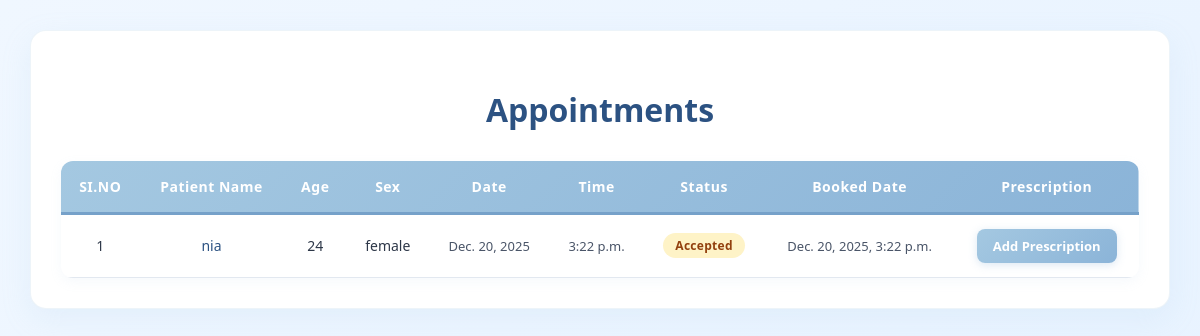
The app's page /Appointmentsbooked (signed in) with its own data.
### RenalGuideApp/models.py (models this page shows)
class AppointmentTable(models.Model):
    date=models.DateField(null=True,blank=True)
    time=models.TimeField(null=True,blank=True)
    DOCTORID = models.ForeignKey(DoctorTable, on_delete=models.CASCADE, null=True, blank=True)
    PATIENTID=models.ForeignKey(PatientTable,on_delete=models.CASCADE, null=True,blank=True)
    bookingdate = models.DateTimeField(auto_now_add=True, blank=True, null=True)
    status = models.CharField(max_length=100, null=True, blank=True)

class PatientTable(models.Model):
    name=models.CharField(max_length=30,null=True,blank=True)
    age=models.IntegerField(null=True,blank=True)
    sex=models.CharField(max_length=30,null=True,blank=True)
    bloodgroup=models.CharField(max_length=30,null=True,blank=True)
    diagnosis=models.CharField(max_length=30,null=True,blank=True)
    CARETAKERID=models.ForeignKey(CaretakerTable,on_delete=models.CASCADE, null=True,blank=True)

### RenalGuideApp/views.py (the view)
# urls.py: path('Appointmentsbooked', Appointmentsbooked.as_view(), name="Appointmentsbooked"),
class Appointmentsbooked(View):
    def get(self, request):
        c=AppointmentTable.objects.filter(DOCTORID__LOGINID__id = request.session['user_id'])
        return render(request, 'doctor/Appointmentsbooked.html', {'appoinment':c})

### templates/doctor/Appointmentsbooked.html (shortened to what this page needs)
<!DOCTYPE html>
<html lang="en">
<head>
</head>
<body>
    <div class="container">
        <h2>Appointments</h2>
        <table>
            <thead>
                <tr>
                    <th>SI.NO</th>
                    <th>Patient Name</th>
                    <th>Age</th>
                    <th>Sex</th>
                    <th>Date</th>
                    <th>Time</th>
                    <th>Status</th>
                    <th>Booked Date</th>
                    <th>Prescription</th>
                </tr>
            </thead>
            <tbody>
                {% for i in appoinment %}
                <tr>
                    <td data-label="SI.NO">{{ forloop.counter }}</td>
                    <td data-label="Patient Name" class="patient-info">{{ i.PATIENTID.name }}</td>
                    <td data-label="Age">{{ i.PATIENTID.age }}</td>
                    <td data-label="Sex">{{ i.PATIENTID.sex }}</td>
                    <td data-label="Date" class="date-time">{{ i.date }}</td>
                    <td data-label="Time" class="date-time">{{ i.time }}</td>
                    <td data-label="Status">
                        <span class="status">{{ i.status }}</span>
                    </td>
                    <td data-label="Booked Date" class="date-time">{{ i.bookingdate }}</td>
                    <td data-label="Prescription">
                        <a href="/Addprescription/{{i.id}}" class="add-prescription">Add Prescription</a>
                    </td>
                </tr>
                {% endfor %}
            </tbody>
        </table>
    </div>
</body>
</html>

### templates/doctor/Appointmentsbooked.html (style rules this page uses)
body { font-family: 'Segoe UI', Tahoma, sans-serif; background: linear-gradient(135deg, #f0f7ff 0%, #e6f2ff 100%); margin: 0; padding: 30px; min-height: 100vh; }
.container { max-width: 1200px; margin: auto; background-color: #ffffff; padding: 30px; border-radius: 16px; box-shadow: 0 10px 30px rgba(164, 200, 225, 0.15); border: 1px solid rgba(164, 200, 225, 0.2); }
h2 { text-align: center; color: #2c5282; margin-bottom: 30px; font-size: 2rem; font-weight: 600; }
table { width: 100%; border-collapse: separate; border-spacing: 0; border-radius: 12px; overflow: hidden; box-shadow: 0 4px 12px rgba(164, 200, 225, 0.1); }
thead { background: linear-gradient(135deg, #A4C8E1 0%, #8bb4d8 100%); color: #ffffff; }
th { padding: 16px 15px; text-align: center; font-size: 14px; font-weight: 600; letter-spacing: 0.5px; border-bottom: 3px solid #76a1c9; }
td { padding: 14px 15px; text-align: center; font-size: 14px; color: #2d3748; border-bottom: 1px solid #e2e8f0; }
tbody tr { transition: all 0.3s ease; background-color: #ffffff; }
.status { display: inline-block; padding: 4px 12px; border-radius: 20px; font-size: 12px; font-weight: 600; letter-spacing: 0.3px; }
.status-pending { background-color: #fef3c7; color: #92400e; }
a.add-prescription { text-decoration: none; background: linear-gradient(135deg, #A4C8E1 0%, #8bb4d8 100%); color: #fff; padding: 8px 16px; border-radius: 8px; font-weight: 600; font-size: 13px; transition: all 0.3s ease; display: inline-block; box-shadow: 0 2px 8px rgba(139, 180, 216, 0.3); }
.patient-info { font-weight: 500; color: #2c5282; }
.date-time { color: #4a5568; font-size: 13px; }
tbody tr { animation: fadeInUp 0.5s ease-out; animation-fill-mode: both; }
tbody tr:nth-child(1) { animation-delay: 0.1s; }

### records on screen
AppointmentTable: PATIENTID.name "nia", PATIENTID.age "24", PATIENTID.sex "female", date "Dec. 20, 2025", time "3:22 p.m.", status "Accepted", bookingdate "Dec. 20, 2025, 3:22 p.m."
